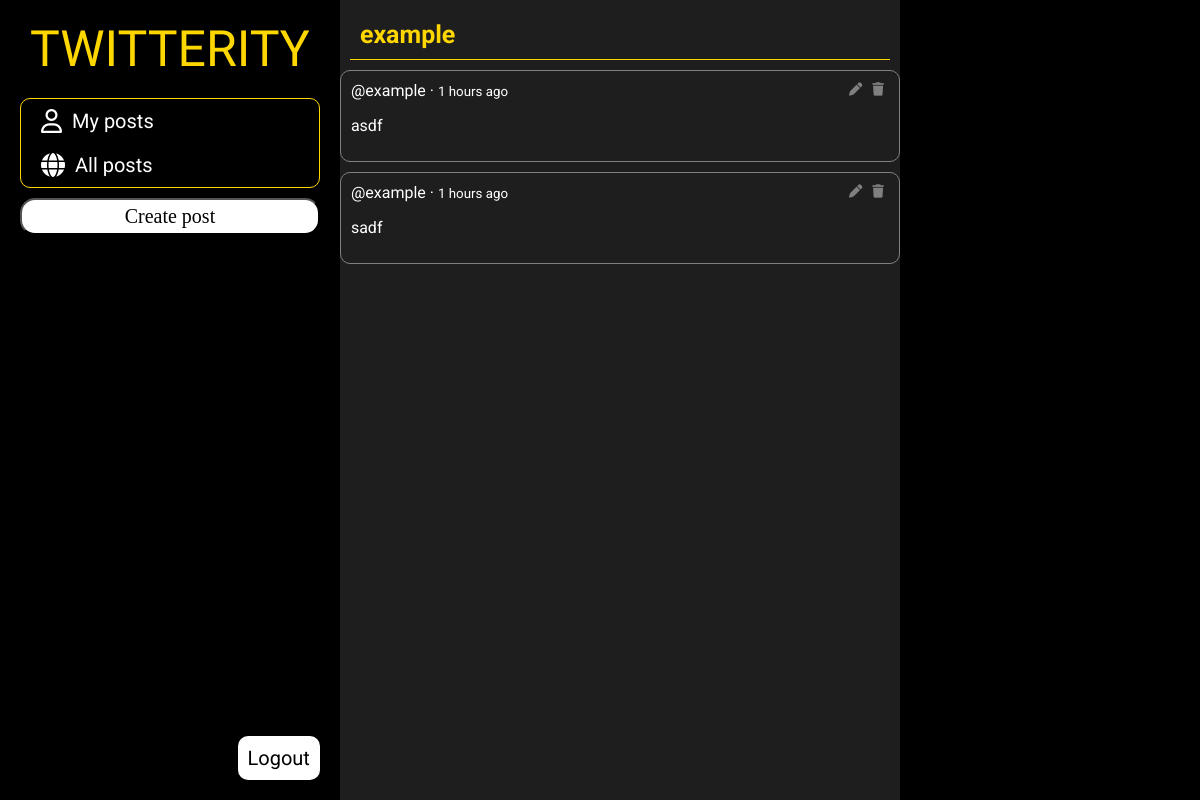
The page /dashboard (signed in) on the database as committed earlier.
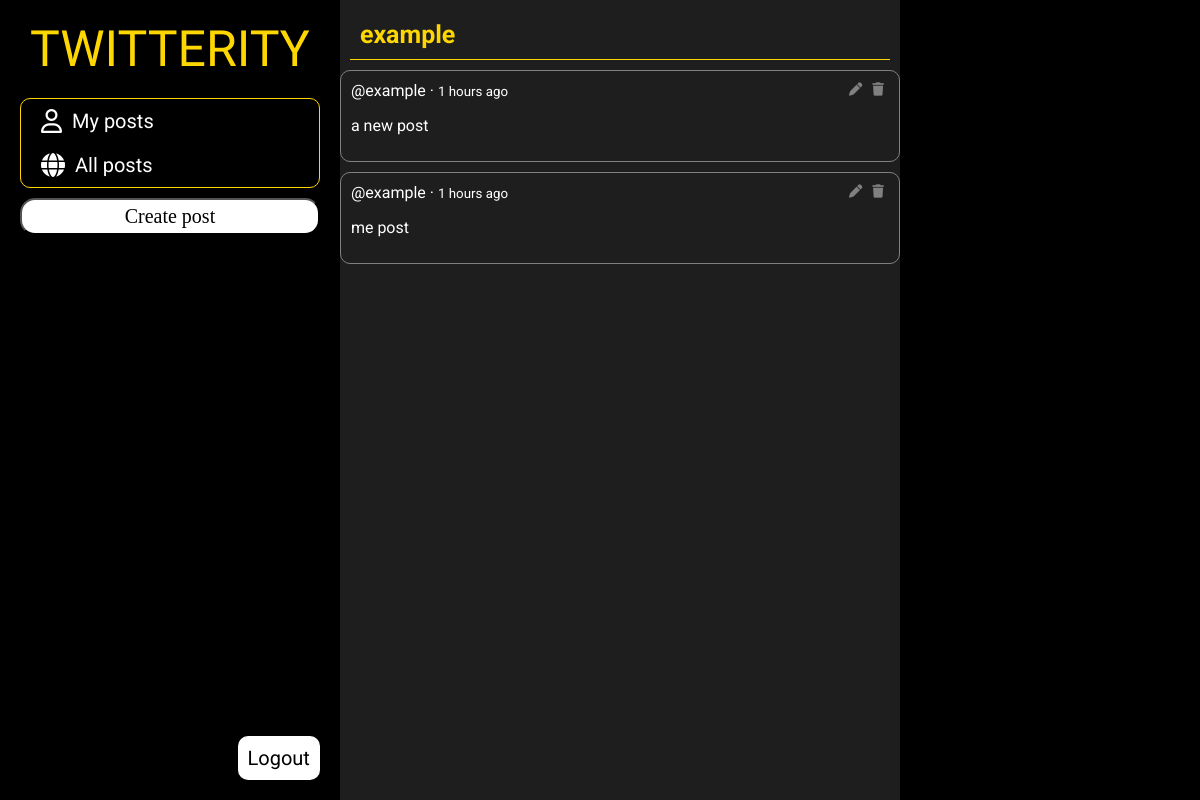
The same page on the database as committed later.
### tables this page shows
CREATE TABLE posts (
                id INTEGER PRIMARY KEY AUTOINCREMENT,
                user_id INTEGER NOT NULL,
                content TEXT NOT NULL,
                created_at DATETIME DEFAULT CURRENT_TIMESTAMP,
                FOREIGN KEY (user_id) REFERENCES users(id)
            );

### controllers/PageController.php (called while the page is built, shortened)
<?php
require_once __DIR__ . '/../classes/Auth.php';
require_once __DIR__ . '/PostController.php';
class PageController {
    public static function dashboard() {
        $userId = Auth::getCurrentUserId();
        $posts = PostController::getUserPosts($userId);
        View::renderWithLayout('partials/dashboard-content', [
            'posts' => $posts,
            'pageTitle' => 'My Posts',
            'includeFontAwesome' => true,
            'includeJQuery' => true,
            'includeScript' => true
        ]);
    }
}

### classes/Router.php (called while the page is built, shortened)
<?php
class Router {
    private static $routes = [];
    private static function addRoute($methods, $uri, $controller, $action) {
        if (!is_array($methods)) {
            $methods = [$methods];
        }
        foreach ($methods as $method) {
            self::$routes[$method][$uri] = [
                'controller' => $controller,
                'action' => $action
            ];
        }
    }
    public static function dispatch() {
        $method = $_SERVER['REQUEST_METHOD'];
        $uri = self::getUri();
        if (isset(self::$routes[$method][$uri])) {
            return self::executeRoute(self::$routes[$method][$uri]);
        }
    }
    private static function getUri() {
        $uri = $_SERVER['REQUEST_URI'];
        return $uri;
    }
    private static function executeRoute($route) {
        $controllerName = $route['controller'];
        if (strpos($controllerName, '::') !== false) {
            list($class, $method) = explode('::', $controllerName);
            if (class_exists($class) && method_exists($class, $method)) {
                return $class::$method();
            }
        }
    }
}

### index.php (called while the page is built, shortened)
<?php
require_once __DIR__ . '/classes/Database.php';
require_once __DIR__ . '/classes/Post.php';
require_once __DIR__ . '/classes/Auth.php';
require_once __DIR__ . '/classes/Router.php';
require_once __DIR__ . '/controllers/PostController.php';
require_once __DIR__ . '/controllers/PageController.php';
Router::dispatch();

### classes/Auth.php (called while the page is built, shortened)
<?php
class Auth {
    public static function getCurrentUserId() {
        return $_SESSION['userid'] ?? null;
    }
    public static function getCurrentUserName() {
        return $_SESSION['name'] ?? null;
    }
}

### classes/Database.php (called while the page is built, shortened)
<?php
class Database {
    private static $instance = null;
    private $connection;
    private $dbPath;
    private function __construct() {
        $this->dbPath = __DIR__ . '/../database.sqlite';
    }
    public static function getInstance() {
        if (self::$instance === null) {
            self::$instance = new self();
        }
        return self::$instance;
    }
    private function connect() {
        try {
            $this->connection = new PDO('sqlite:' . $this->dbPath);
            $this->connection->setAttribute(PDO::ATTR_ERRMODE, PDO::ERRMODE_EXCEPTION);
            $this->connection->setAttribute(PDO::ATTR_DEFAULT_FETCH_MODE, PDO::FETCH_ASSOC);
        } catch (PDOException $e) {
            die("Error: Database connection failed. " . $e->getMessage());
        }
    }
    private function createTables() {
        $this->connection->exec("
            CREATE TABLE IF NOT EXISTS users (
                id INTEGER PRIMARY KEY AUTOINCREMENT,
                name TEXT NOT NULL,
                email TEXT UNIQUE NOT NULL,
                password TEXT NOT NULL,
                created_at DATETIME DEFAULT CURRENT_TIMESTAMP
            )
        ");
        $this->connection->exec("
            CREATE TABLE IF NOT EXISTS posts (
                id INTEGER PRIMARY KEY AUTOINCREMENT,
                user_id INTEGER NOT NULL,
                content TEXT NOT NULL,
                created_at DATETIME DEFAULT CURRENT_TIMESTAMP,
                FOREIGN KEY (user_id) REFERENCES users(id)
            )
        ");
    }
    public function prepare($sql) {
        return $this->connection->prepare($sql);
    }
}

### classes/Post.php (called while the page is built, shortened)
<?php
require_once 'Database.php';
class Post {
    public static function getPostsByUserId($userId) {
        $db = Database::getInstance();
        $stmt = $db->prepare("SELECT * FROM posts WHERE user_id = ? ORDER BY created_at DESC");
        $stmt->execute([$userId]);
        return $stmt->fetchAll();
    }
    public static function calculateTimeAgo($datetime) {
        $now = new DateTime();
        $created_at = new DateTime($datetime);
        $diff = $now->diff($created_at);
        if ($diff->y > 0) {
            return $diff->y . ' years ago';
        } elseif ($diff->m > 0) {
            return $diff->m . ' months ago';
        } elseif ($diff->d > 0) {
            return $diff->d . ' days ago';
        } elseif ($diff->h > 0) {
            return $diff->h . ' hours ago';
        } elseif ($diff->i > 0) {
            return $diff->i . ' minutes ago';
        } elseif ($diff->s > 0) {
            return $diff->s . ' seconds ago';
        }
        return 'just now';
    }
}

### controllers/PostController.php (called while the page is built, shortened)
<?php
require_once __DIR__ . '/../classes/Post.php';
require_once __DIR__ . '/../classes/Auth.php';
class PostController {
    public static function getUserPosts($userId) {
        return Post::getPostsByUserId($userId);
    }
}

### views/partials/dashboard-content.php (the view, shortened to what the changed rows need)
<div class="wrapper">
    <div class="main">
        <div class="vievpost">
            <div class="postlist">
                <?php if (!empty($posts)): ?>
                    <?php foreach ($posts as $post): ?>
                        <div class="vievpostitem" id="post-<?php echo $post['id']; ?>">
                            <div class="post-actions">
                                <button class="btn-delete" onclick="deletePost(<?php echo $post['id']; ?>)"><i class="fa-solid fa-trash"></i></button>
                                <button class="btn-edit" onclick="editPost(<?php echo $post['id']; ?>)"><i class="fa-solid fa-pen"></i></button>
                                <?php $time_ago = Post::calculateTimeAgo($post['created_at']); ?>
                                <?php echo '@' . Auth::getCurrentUserName() . ' &middot ' . '<small>' . $time_ago . '</small>' ?>
                                <p><?php echo htmlspecialchars($post['content']); ?></p>
                            </div>
                        </div>
                    <?php endforeach; ?>
                <?php else: ?>
                    <p class="no-posts">You have no posts yet</p>
                <?php endif; ?>
            </div>
        </div>
    </div>
</div>

Rows that differ between the two databases and show on the page:
removed posts: created_at "1 hours ago", content "asdf"
removed posts: created_at "1 hours ago", content "sadf"
added posts: created_at "1 hours ago", content "a new post"
added posts: created_at "1 hours ago", content "me post"
